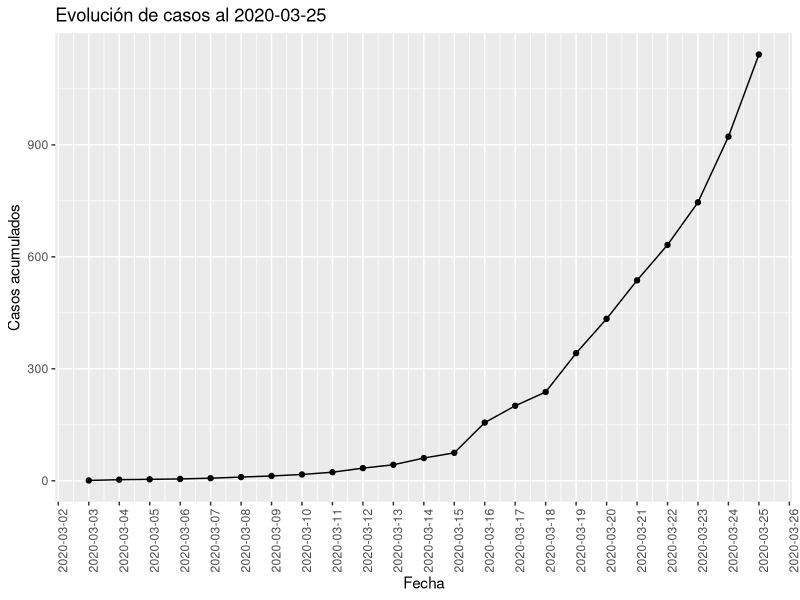
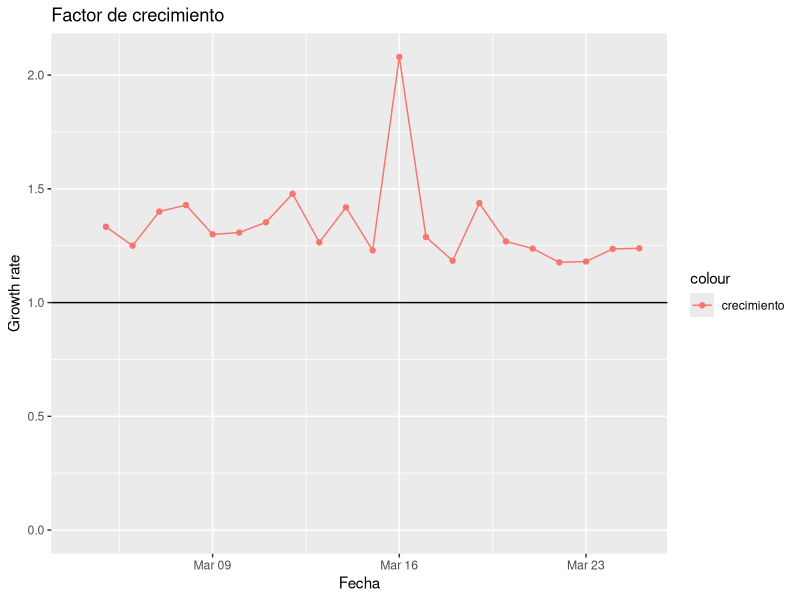
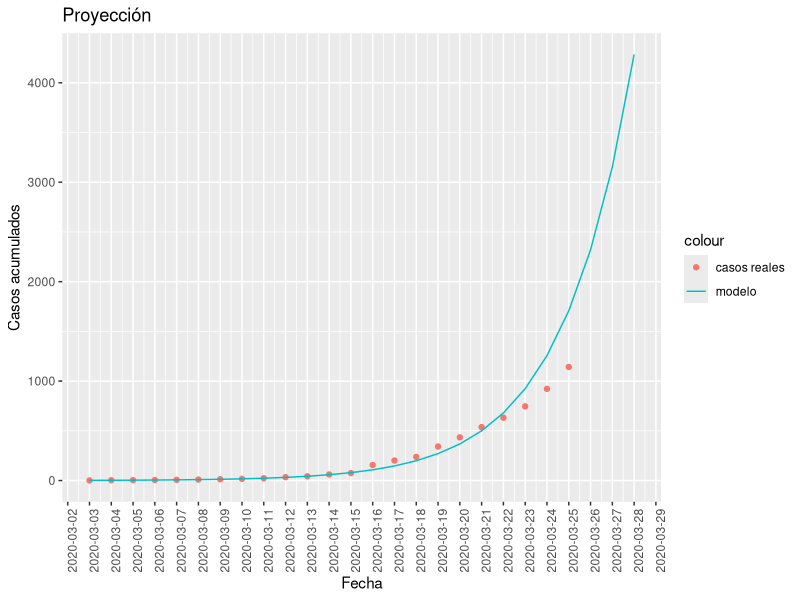
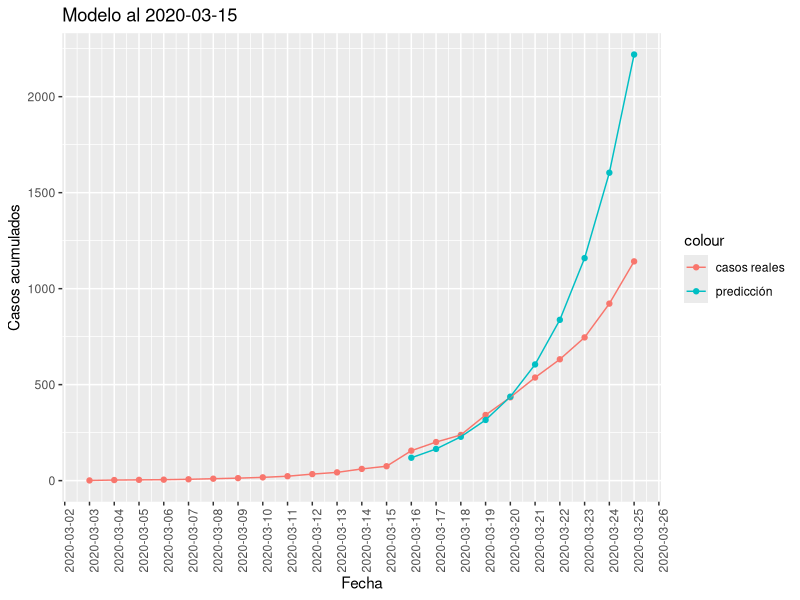
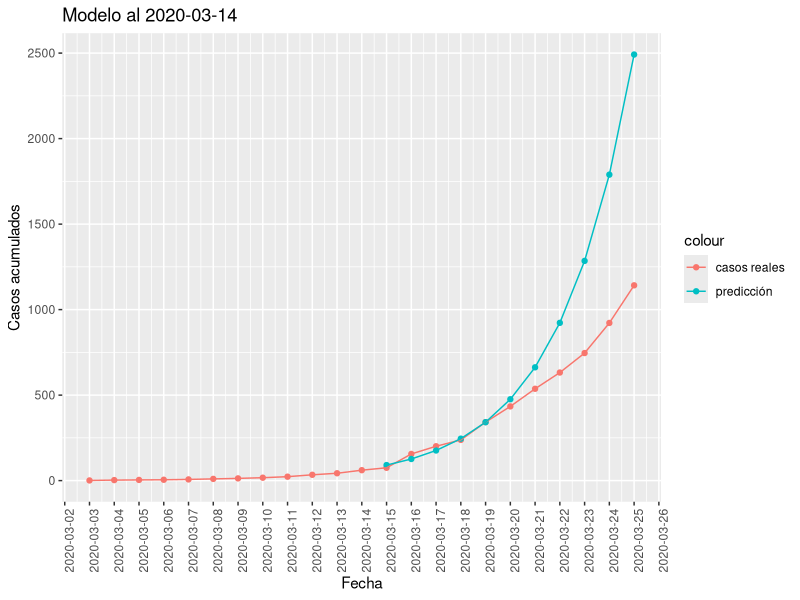
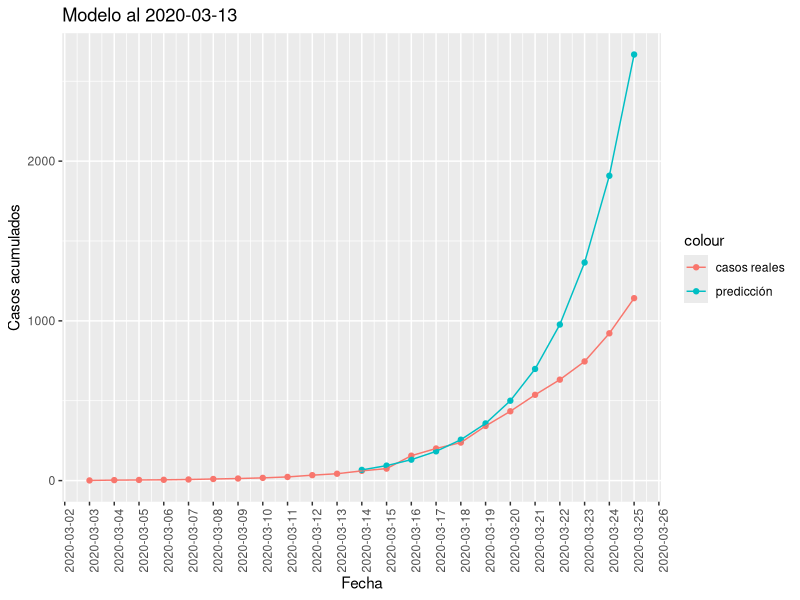

These charts were generated, in order, by the following R code:
## ---- chunk 1
knitr::opts_chunk$set(echo = FALSE)
library(ggplot2)
library(knitr)
library(kableExtra)
## ---- chunk 2
data <- read.csv2("corona_data.csv", sep = ",", header = TRUE)
data$Day <- as.Date(data$Day)
n <- nrow(data)
data$x <- 1:n
data$cum <- cumsum(data$NewCases)
latest <- data[n,1]
p <-ggplot() + ggtitle(paste("Evolución de casos al", latest)) +
    geom_line(aes(x=data$Day, y=data$cum)) + 
    geom_point(aes(x=data$Day, y=data$cum)) +
    xlab("Fecha") + ylab("Casos acumulados") + 
    theme(axis.text.x = element_text(angle = 90, hjust = 1)) +
    scale_x_date(date_breaks = "1 days")
p
## ---- chunk 3
growth_ratio <- vector(length=(n-1))
for( i in 2:n ) {
  growth_ratio[i-1] <- data$cum[i] / data$cum[i-1]
}
# La primera muestra es espuria
growth_ratio[1] <- NA
ggplot() + ggtitle("Factor de crecimiento") + 
  geom_point(aes(x=data$Day[2:n], y=growth_ratio, color="crecimiento")) + 
  geom_line(aes(x=data$Day[2:n], y=growth_ratio, color="crecimiento")) + 
  xlab("Fecha") + ylab("Growth rate") +
  ylim(0,(max(growth_ratio)+0.5)) +
  geom_hline(yintercept = 1, aes(color="y=1"))
  
## ---- chunk 4
model <- lm(formula = log(cum) ~ x , data=data)

test_data <- data.frame(
                Day = seq(data$Day[1], by="day", length.out = (n+3)), 
                x = 1:(n+3)
              )

test_data$preds <- exp(predict(model, newdata=test_data))

p <-ggplot() + ggtitle(paste("Proyección")) +
    geom_point(aes(x=data$Day, y=data$cum, color="casos reales")) + 
    geom_line(aes(x=test_data$Day, y=test_data$preds, color="modelo")) + 
    xlab("Fecha") + ylab("Casos acumulados") + 
    theme(axis.text.x = element_text(angle = 90, hjust = 1)) +
    scale_x_date(date_breaks = "1 days")
p
## ---- chunk 5
print_test <- test_data
print_test$x <- c()
print_test <- tail(print_test, n=3)
print_test %>%  kable(digits=0) %>%
  kable_styling(bootstrap_options = c("striped", "hover", "condensed", "responsive"), full_width = FALSE)
## ---- chunk 6
summary(model)
## ---- chunk 7
run_model <- function(data, date_split) {
  train_idxs <- which(data$Day <= date_split)
  train <- data[train_idxs,]
  test  <- data[-train_idxs,]
  model <- lm(formula = log(cum) ~ x, data=train)
  test$preds <- exp(predict(model, newdata=test))
  
  error <- sqrt(mean(test$cum - test$preds)^2)
  cat("RMS error = ", error, "personas")
  
  p <-ggplot() + ggtitle(paste("Modelo al", date_split)) +
      geom_point(aes(x=data$Day, y=data$cum, color="casos reales")) + 
      geom_point(aes(x=test$Day, y=test$preds, color="predicción")) + 
      geom_line(aes(x=data$Day, y=data$cum, color="casos reales")) + 
      xlab("Fecha") + ylab("Casos acumulados") + 
      theme(axis.text.x = element_text(angle = 90, hjust = 1)) +
      scale_x_date(date_breaks = "1 days")
  if (length(test$preds) > 1) {
    p <- p + geom_line(aes(x=test$Day, y=test$preds, color="predicción")) 
  }
  p
}
## ---- chunk 8
run_model(data, "2020-03-15")
## ---- chunk 9
run_model(data, "2020-03-14")
## ---- chunk 10
run_model(data, "2020-03-13")
